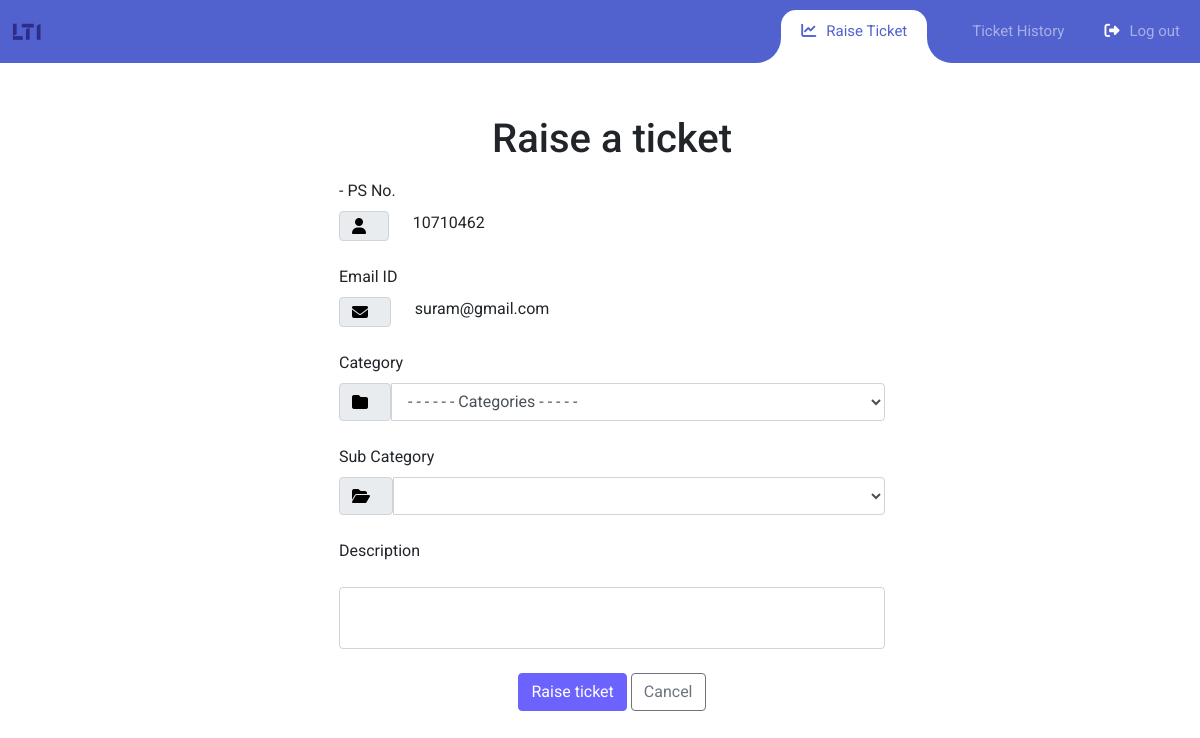
The page /raiseReq/1 on the database as committed earlier.
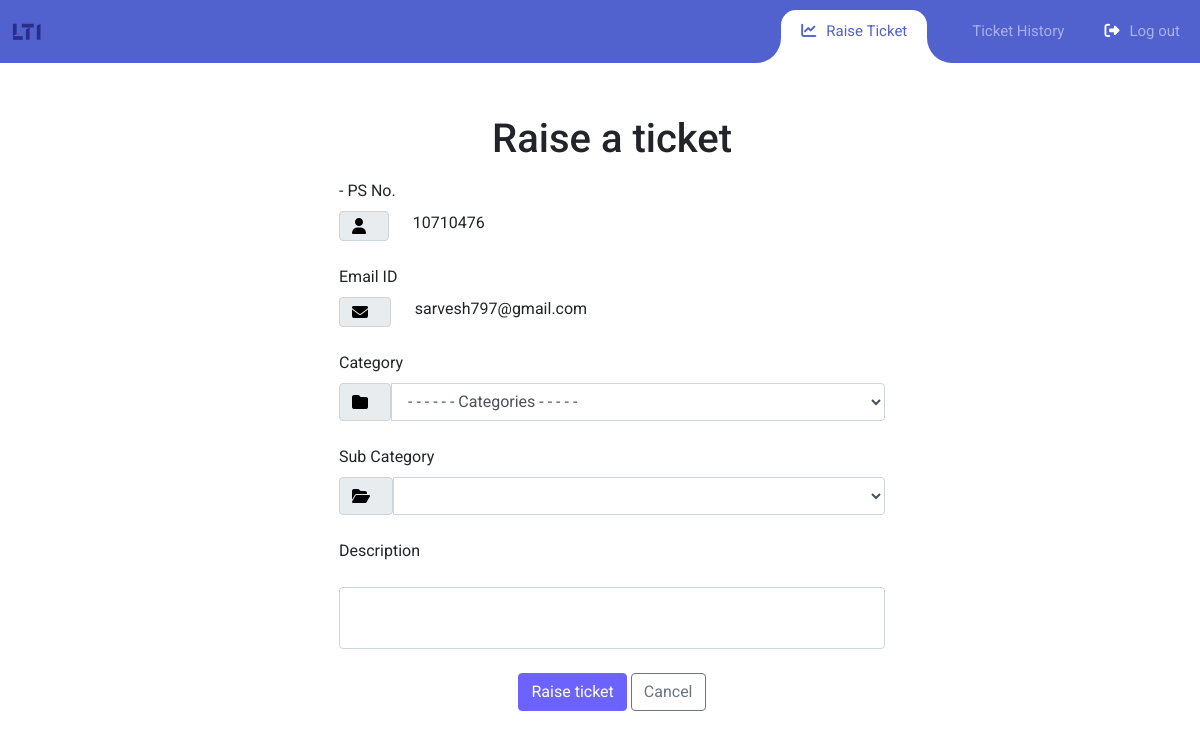
The same page on the database as committed later.
### Login/models.py (models this page shows, shortened)
class Profile(models.Model):
    ps_number = models.IntegerField( unique=True)
    name = models.CharField(max_length=255)
    email = models.EmailField(max_length=255)
    created_at = models.DateTimeField(auto_now_add=True)
    is_admin = models.BooleanField(default=False)
    password = models.CharField(max_length=255)

### Employee/views.py (the view, shortened to what this page needs)
# urls.py: path('raiseReq/<int:id>',views.raiseReq.as_view(),name='raiseReq'),
class raiseReq(APIView):
    renderer_classes = [TemplateHTMLRenderer]
    template_name = 'raiseReq.html'
    def get(self, request, id):
        categories = Category.objects.all()
        profile = Profile.objects.get(id=id)
        data_dict = {}
        for category in categories:
            sub_categ = SubCategory.objects.all().filter(category=category).values()
            items = []
            for i in sub_categ:
                items.append(i['subcategory'])
            data_dict[category.category] = items
        categories = dumps(data_dict)
        context = {
            'id':id,
            'categories':categories,
            'profile':profile,
        }
        return render(request,"raiseReq.html",context)

### Employee/templates/raiseReq.html (shortened to what the changed rows need)
{% load static %}
<!DOCTYPE html>
<html lang="en">
  <head>
    <link rel="stylesheet" href="{% static 'ticketRequest/fonts/icomoon/style.css' %}" />
    <link
      rel="stylesheet"
      href="https://cdnjs.cloudflare.com/ajax/libs/font-awesome/6.2.0/css/all.min.css"
    />
    <link rel="stylesheet" href="{% static 'ticketRequest/css/bootstrap.min.css' %}" />
    <link rel="stylesheet" href="{% static 'ticketRequest/css/request_style.css' %}" />
  </head>
  <body onload="func()">
    <section id="contact">
        <div class="container container-lg">
          <div class="mb-1 mt-3 text-center">
            <h1>Raise a ticket</h1>
          </div>
          <div class="row justify-content-center my-3">
            <div class="col-lg-6">
              <form action="{% url 'employee:raiseReq' id %}" method="post">
              -  {% csrf_token %}
                <label for="psno" class="form-label">PS No.</label>
                <div class="input-group mb-4">
                  <span class="input-group-text">
                  </span>
                  &nbsp;&nbsp;&nbsp;&nbsp;&nbsp;&nbsp;{{profile.ps_number}}
                </div>
                <label for="email" class="form-label">Email ID</label>
                <div class="input-group mb-4">
                  <span class="input-group-text">
                  </span>
                  &nbsp;&nbsp;&nbsp;&nbsp;&nbsp;&nbsp;{{profile.email}}
                </div>
                <label for="categories"> Category</label>
                <div class="mb-4 input-group">
                <span class="input-group-text">
                  </span>
                      <select onchange="select()" name="categories" id="categories" class="form-control" title="Please select a category" required>
                      </select>
                </div>
                <label for="subcategories" >Sub Category</label>
                <div class="mb-4 input-group">
                <span class="input-group-text">
                  </span>
                      <select name="sub_categories" id="sub_categories" class="form-control" title="Please select a sub category" style="display:none;">
                      </select>
                </div>
                <label for="description">Description</label>
                <div class="mb-4 mt-3 form-floating">
                  <textarea class="form-control" id="reason" name="reason" style="resize:none;" required></textarea>
                </div>
                <div class="mb-4 text-center">
                  <button type="submit" class="btn btn-primary pmd-ripple-effect pmd-btn-raised" name="leave" value="Apply Leave">Raise ticket</button> <a href="#" class="btn btn-outline-secondary pmd-ripple-effect">Cancel</a>
                </div>
              </form>
            </div>
          </div>
        </div>
      </section>
</body>
</html>

Rows that differ between the two databases and show on the page:
changed Profile: ps_number "10710462" → "10710476"; email "suram@gmail.com" → "sarvesh797@gmail.com"
